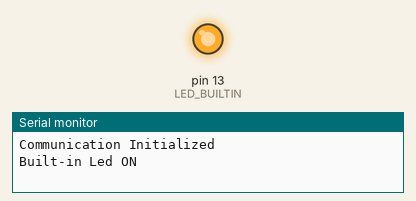
Bench run of a sketch on a simulated Arduino Uno, built with avr-gcc and run on an emulated ATmega328P. On the bench: output pins drawn as LEDs (lit = HIGH), the last lines printed to the serial monitor.

Above: at 1.0 s.
At 3.0 s:
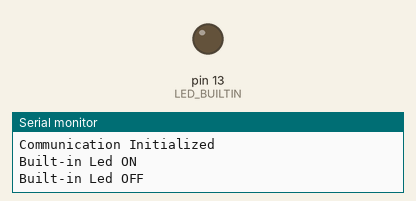
Timing chart, 0 to 5.2 s (numbered marks = the images above):
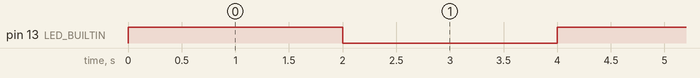

The sketch:

01-SendData.ino
```cpp
/**
 * Serial is used for communication between the Arduino board
 * and a computer or other devices. All Arduino boards have at
 * least one serial port (also known as a UART or USART),
 * and some have several.
 *
 * For example, Arduino UNO R3 uses serial pins 0(RX),1(TX) to receive and transmit data.
 *
 * To send data from Arduino to Serial Monitor (PC log) we can use Serial.println.
 *
 * More on: https://www.arduino.cc/reference/en/language/functions/communication/serial/
 */

void setup() {
  Serial.begin(9600); // open the serial port to receive/send at
                      // 9600 baud-rate (bps)
  Serial.println("Communication Initialized");  // log on serial communication
  pinMode(LED_BUILTIN, OUTPUT);

}

void loop() {
  Serial.println("Built-in Led ON");
  digitalWrite(LED_BUILTIN, HIGH);
  delay(2000); // Wait for 1000 millisecond(s)

  Serial.println("Built-in Led OFF");
  digitalWrite(LED_BUILTIN, LOW);
  delay(2000); // Wait for 1000 millisecond(s)
}
```

Measured:
- by itself, pin 13 (LED_BUILTIN): alternates HIGH for 2.0 s and LOW for 2.0 s
